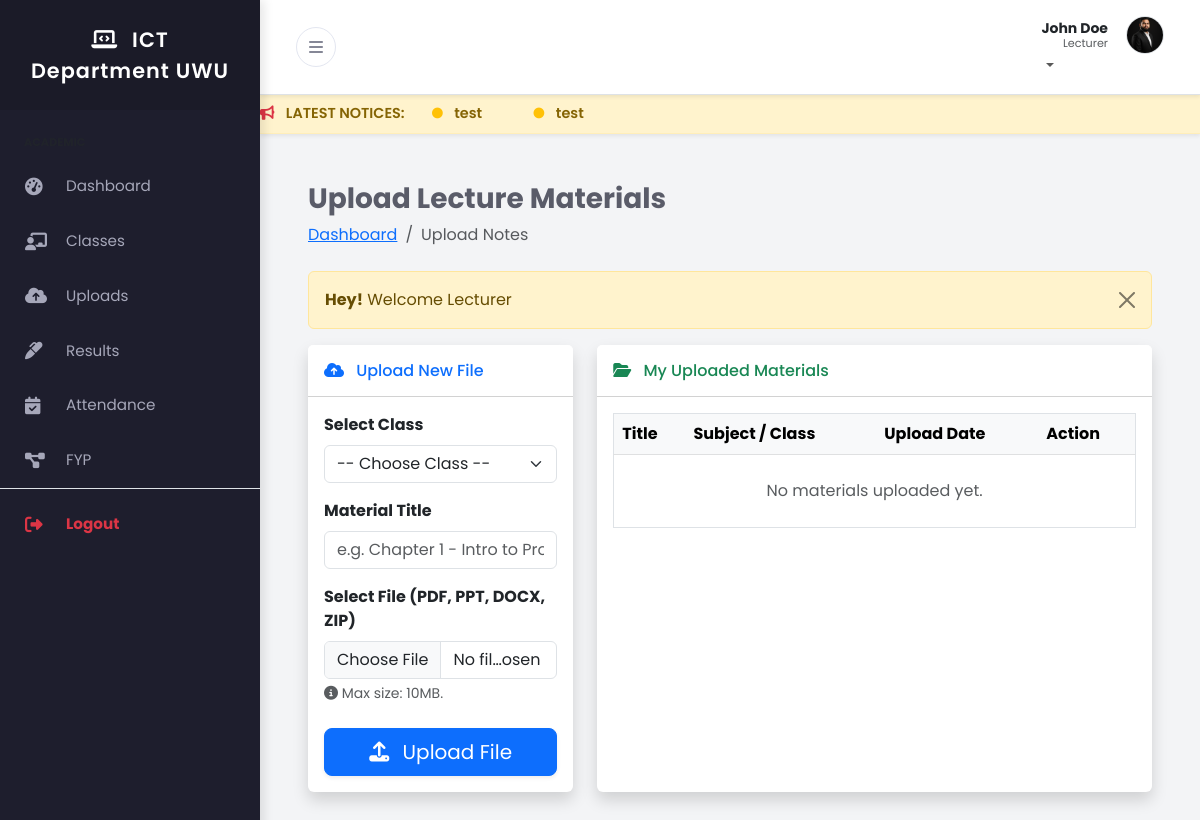
The app's page /lecturer/upload_notes.php (signed in) with its own data.
### tables this page shows
CREATE TABLE IF NOT EXISTS `users` (
  `user_id` int NOT NULL AUTO_INCREMENT,
  `full_name` varchar(100) NOT NULL,
  `email` varchar(100) NOT NULL,
  `password_hash` varchar(255) NOT NULL,
  `role` enum('admin','lecturer','student') NOT NULL,
  `phone` varchar(20) DEFAULT NULL,
  `profile_pic` varchar(255) DEFAULT 'default.png',
  `created_at` timestamp NULL DEFAULT CURRENT_TIMESTAMP,
  `theme` varchar(10) DEFAULT 'light',
  PRIMARY KEY (`user_id`),
  UNIQUE KEY `email` (`email`)
);

### lecturer/upload_notes.php (the view, shortened to what this page needs)
<?php
include('../includes/header.php');
include('../config/db.php');
$lecturer_id = $_SESSION['auth_user']['user_id'];
?>
<div class="container-fluid px-4">
    <h3 class="mt-4 fw-bold">Upload Lecture Materials</h3>
    <ol class="breadcrumb mb-4">
        <li class="breadcrumb-item"><a href="index.php">Dashboard</a></li>
        <li class="breadcrumb-item active">Upload Notes</li>
    </ol>
    <?php include('../message.php'); ?>
    <div class="row">
        <div class="col-xl-4 col-md-5 mb-4">
            <div class="card shadow border-0 h-100">
                <div class="card-header bg-white py-3">
                    <h6 class="m-0 font-weight-bold text-primary"><i class="fas fa-cloud-upload-alt me-2"></i> Upload New File</h6>
                </div>
                <div class="card-body">
                    <form action="code.php" method="POST" enctype="multipart/form-data">
                        <div class="mb-3">
                            <label class="form-label fw-bold">Select Class</label>
                            <select name="class_id" class="form-select" required>
                                <option value="">-- Choose Class --</option>
                            </select>
                        </div>
                        <div class="mb-3">
                            <label class="form-label fw-bold">Material Title</label>
                            <input type="text" name="title" class="form-control" placeholder="e.g. Chapter 1 - Intro to Programming" required>
                        </div>
                        <div class="mb-4">
                            <label class="form-label fw-bold">Select File (PDF, PPT, DOCX, ZIP)</label>
                            <input type="file" name="lecture_file" class="form-control" required accept=".pdf,.doc,.docx,.ppt,.pptx,.zip,.rar">
                            <small class="text-muted mt-1 d-block"><i class="fas fa-info-circle"></i> Max size: 10MB.</small>
                        </div>
                        <div class="d-grid">
                            <button type="submit" name="upload_material_btn" class="btn btn-primary btn-lg shadow-sm">
                                <i class="fas fa-upload me-2"></i> Upload File
                            </button>
                        </div>
                    </form>
                </div>
            </div>
        </div>
        <div class="col-xl-8 col-md-7 mb-4">
            <div class="card shadow border-0 h-100">
                <div class="card-header bg-white py-3 d-flex justify-content-between align-items-center">
                    <h6 class="m-0 font-weight-bold text-success"><i class="fas fa-folder-open me-2"></i> My Uploaded Materials</h6>
                </div>
                <div class="card-body">
                    <div class="table-responsive">
                        <table class="table table-hover align-middle border">
                            <thead class="table-light">
                                <tr>
                                    <th>Title</th>
                                    <th>Subject / Class</th>
                                    <th>Upload Date</th>
                                    <th>Action</th>
                                </tr>
                            </thead>
                            <tbody>
                                <?php
                                $mat_query = "SELECT m.material_id, m.title, m.file_path, m.upload_date,
                                                     co.course_name, cl.academic_year
                                              FROM materials m
                                              JOIN classes cl ON m.class_id = cl.class_id
                                              JOIN courses co ON cl.course_code = co.course_code
                                              WHERE cl.lecturer_id = '$lecturer_id'
                                              ORDER BY m.material_id DESC";
                                $mat_run = mysqli_query($conn, $mat_query);
                                if(mysqli_num_rows($mat_run) > 0)
                                {
                                    foreach($mat_run as $row)
                                    {
                                        $ext = pathinfo($row['file_path'], PATHINFO_EXTENSION);
                                        $icon = 'fa-file';
                                        if($ext == 'pdf') $icon = 'fa-file-pdf text-danger';
                                        elseif(in_array($ext, ['ppt', 'pptx'])) $icon = 'fa-file-powerpoint text-warning';
                                        elseif(in_array($ext, ['doc', 'docx'])) $icon = 'fa-file-word text-primary';
                                        elseif(in_array($ext, ['zip', 'rar'])) $icon = 'fa-file-archive text-secondary';
                                        ?>
                                        <tr>
                                            <td>
                                                <i class="fas <?= $icon; ?> fa-lg me-2"></i>
                                                <strong><?= $row['title']; ?></strong>
                                            </td>
                                            <td>
                                                <span class="badge bg-info text-dark"><?= $row['course_name']; ?></span>
                                                <small class="d-block text-muted"><?= $row['academic_year']; ?></small>
                                            </td>
                                            <td><span class="text-muted small"><?= date('M d, Y', strtotime($row['upload_date'])); ?></span></td>
                                            <td>
                                                <a href="../<?= $row['file_path']; ?>" target="_blank" class="btn btn-sm btn-success text-white" title="Download">
                                                    <i class="fas fa-download"></i>
                                                </a>
                                                <form action="code.php" method="POST" class="d-inline" onsubmit="return confirm('Delete this file? Students will no longer be able to download it.');">
                                                    <input type="hidden" name="material_id" value="<?= $row['material_id']; ?>">
                                                    <input type="hidden" name="file_path" value="<?= $row['file_path']; ?>">
                                                    <button type="submit" name="delete_material_btn" class="btn btn-sm btn-danger" title="Delete">
                                                        <i class="fas fa-trash-alt"></i>
                                                    </button>
                                                </form>
                                            </td>
                                        </tr>
                                        <?php
                                    }
                                }
                                else
                                {
                                    echo "<tr><td colspan='4' class='text-center py-4 text-muted'>No materials uploaded yet.</td></tr>";
                                }
                                ?>
                            </tbody>
                        </table>
                    </div>
                </div>
            </div>
        </div>
    </div>
</div>
<?php include('../includes/footer.php'); ?>

### includes/header.php (shortened to what this page needs)
<?php
include_once('../config/db.php');
$role = $_SESSION['auth_role'];
$user_id = $_SESSION['auth_user']['user_id'];
$header_query = "SELECT full_name, profile_pic, theme FROM users WHERE user_id='$user_id' LIMIT 1";
$header_query_run = mysqli_query($conn, $header_query);
$user_row = mysqli_fetch_array($header_query_run);
$user_name = $user_row['full_name'];
$profile_pic = $user_row['profile_pic'];
$user_theme = isset($user_row['theme']) ? $user_row['theme'] : 'light';
$initials = strtoupper(substr($user_name, 0, 1));
?>
<!DOCTYPE html>
<html lang="en">
<head>
    <link href="https://cdn.jsdelivr.net/npm/bootstrap@5.3.0/dist/css/bootstrap.min.css" rel="stylesheet">
    <link rel="stylesheet" href="https://cdnjs.cloudflare.com/ajax/libs/font-awesome/6.4.0/css/all.min.css">
    <link href="../assets/css/style.css" rel="stylesheet">
</head>
<body class="<?= ($user_theme == 'dark') ? 'dark-mode' : ''; ?>">
<div class="d-flex" id="wrapper">
    <div id="sidebar-wrapper">
        <div class="sidebar-heading">
            <i class="fas fa-laptop-code me-2"></i> ICT Department UWU
        </div>
        <div class="list-group list-group-flush mt-3">
            <?php if($role == 'lecturer') : ?>
                <div class="small text-uppercase fw-bold text-muted px-4 mb-2 mt-2" style="font-size:0.7rem;">Academic</div>
                <a href="../lecturer/index.php" class="list-group-item list-group-item-action"><i class="fas fa-tachometer-alt me-3"></i> Dashboard</a>
                <a href="../lecturer/my_classes.php" class="list-group-item list-group-item-action"><i class="fas fa-chalkboard-teacher me-3"></i> Classes</a>
                <a href="../lecturer/upload_notes.php" class="list-group-item list-group-item-action"><i class="fas fa-cloud-upload-alt me-3"></i> Uploads</a>
                <a href="../lecturer/add_results.php" class="list-group-item list-group-item-action"><i class="fas fa-marker me-3"></i> Results</a>
                <a href="../lecturer/attendance.php" class="list-group-item list-group-item-action"><i class="fas fa-calendar-check me-3"></i> Attendance</a>
                <a href="../lecturer/fyp_requests.php" class="list-group-item list-group-item-action"><i class="fas fa-project-diagram me-3"></i> FYP</a>
            <?php endif; ?>
            <div class="mt-auto mb-4 border-top pt-2">
                <a href="../logout.php" class="list-group-item list-group-item-action text-danger fw-bold">
                    <i class="fas fa-sign-out-alt me-3"></i> Logout
                </a>
            </div>
        </div>
    </div>
    <div id="page-content-wrapper">
        <nav class="navbar navbar-expand-lg border-bottom bg-white shadow-sm">
            <div class="container-fluid">
                <button class="btn btn-toggle" id="sidebarToggle">
                    <i class="fas fa-bars"></i>
                </button>
                <ul class="navbar-nav ms-auto mt-2 mt-lg-0">
                    <li class="nav-item dropdown">
                        <a class="nav-link dropdown-toggle p-0" href="#" id="navbarDropdown" role="button" data-bs-toggle="dropdown" aria-haspopup="true" aria-expanded="false">
                            <div class="user-profile-box d-flex align-items-center">
                                <div class="text-end d-none d-sm-block me-2" style="line-height: 1.2;">
                                    <span class="d-block fw-bold text-dark small"><?= $user_name; ?></span>
                                    <span class="d-block text-muted" style="font-size: 0.7rem;"><?= ucfirst($role); ?></span>
                                </div>
                                <?php if($profile_pic != 'default.png' && $profile_pic != ''): ?>
                                    <img src="../uploads/profile/<?= $profile_pic; ?>" class="rounded-circle border" style="width:38px; height:38px; object-fit:cover;">
                                <?php else: ?>
                                    <div class="user-avatar bg-primary text-white rounded-circle d-flex justify-content-center align-items-center fw-bold shadow-sm" style="width:38px; height:38px;">
                                        <?= $initials; ?>
                                    </div>
                                <?php endif; ?>
                            </div>
                        </a>
                    </li>
                </ul>
            </div>
        </nav>
        <?php
        $marquee_query = "SELECT title FROM notices ORDER BY id DESC LIMIT 5";
        $marquee_run = mysqli_query($conn, $marquee_query);
        if(mysqli_num_rows($marquee_run) > 0) {
            echo '<div class="notice-marquee shadow-sm">';
            echo '<marquee behavior="scroll" direction="left" onmouseover="this.stop();" onmouseout="this.start();">';
            echo '<i class="fas fa-bullhorn me-2 text-danger"></i> LATEST NOTICES: ';
            while($m_row = mysqli_fetch_array($marquee_run)) {
                echo '<span class="mx-4"> <i class="fas fa-circle fa-xs text-warning me-2"></i> ' . $m_row['title'] . '</span>';
            }
            echo '</marquee>';
            echo '</div>';
        }
        ?>
        <div class="container-fluid px-4 py-4">

### assets/css/style.css (style rules this page uses)
:root { --primary-color: #4e73df; --secondary-color: #858796; --body-bg: #f3f4f6; --text-color: #5a5c69; --sidebar-bg: #1e1e2d; --sidebar-text: #a6a7b9; --sidebar-text-hover: #ffffff; --sidebar-active-bg: #2b2b40; --navbar-bg: #ffffff; --card-bg: #ffffff; --shadow-sm: 0 0.125rem 0.25rem rgba(0, 0, 0, 0.075); --shadow-md: 0 4px 6px -1px rgba(0, 0, 0, 0.1), 0 2px 4px -1px rgba(0, 0, 0, 0.06); }
body { font-family: "Poppins", sans-serif; background-color: var(--body-bg); color: var(--text-color); overflow-x: hidden; }
#wrapper { display: flex; width: 100%; align-items: stretch; transition: all 0.3s ease-in-out; }
#sidebar-wrapper { min-width: 260px; max-width: 260px; min-height: 100vh; background-color: var(--sidebar-bg); color: var(--sidebar-text); transition: margin 0.3s ease-in-out; box-shadow: 4px 0 10px rgba(0, 0, 0, 0.1); z-index: 1000; }
.sidebar-heading { padding: 1.5rem; font-size: 1.3rem; font-weight: 600; text-align: center; color: #fff; background: rgba(0, 0, 0, 0.1); letter-spacing: 1px; }
.list-group-item { background-color: transparent; color: var(--sidebar-text); border: none; padding: 16px 25px; font-weight: 400; transition: all 0.2s; font-size: 0.95rem; display: flex; align-items: center; }
.list-group-item i { width: 25px; font-size: 1.1rem; }
#page-content-wrapper { width: 100%; transition: all 0.3s ease; }
.navbar { background-color: var(--navbar-bg) !important; box-shadow: var(--shadow-sm); padding: 1rem 1.5rem; }
.btn-toggle { background: transparent; border: 1px solid #e3e6f0; color: var(--secondary-color); border-radius: 50%; width: 40px; height: 40px; display: flex; align-items: center; justify-content: center; transition: all 0.2s; }
.user-profile-box { display: flex; align-items: center; gap: 10px; cursor: pointer; }
@media (min-width: 768px) { #sidebar-wrapper { margin-left: 0; } }
.notice-marquee { background: #fff3cd; color: #856404; padding: 8px 0; font-weight: 600; font-size: 0.9rem; border-bottom: 1px solid #ffeeba; white-space: nowrap; overflow: hidden; }

### records on screen
users: full_name "John Doe", profile_pic (picture)

### other values on screen
$role "Lecturer"
$m_row['title'] "test"
$_SESSION['message'] "Welcome Lecturer"
